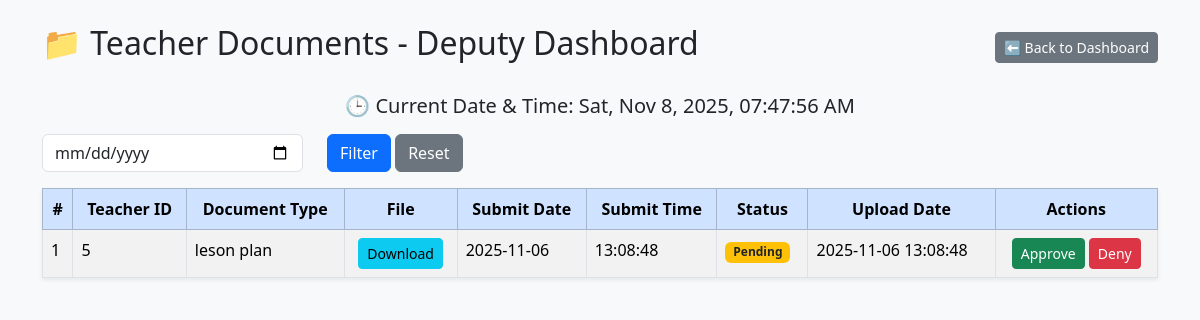
/deputy_documents, run on the app's committed database.
### tables this page shows
CREATE TABLE TeacherDocuments (
                DocumentID INTEGER PRIMARY KEY AUTOINCREMENT,
                TeacherID INTEGER NOT NULL,
                DocumentType TEXT NOT NULL,           -- e.g., 'Lesson Plan', 'Permission Request'
                FilePath TEXT NOT NULL,               -- Path to uploaded file
                SubmitDate TEXT DEFAULT (DATE('now')), -- Auto-filled submit date
                SubmitTime TEXT DEFAULT (TIME('now')), -- Auto-filled submit time
                Status TEXT DEFAULT 'Pending', UploadDate TEXT,         -- Pending / Approved / Denied
                FOREIGN KEY (TeacherID) REFERENCES Teachers(TeacherID)
            );

### app.py (the view)
@app.route('/deputy_documents', methods=['GET', 'POST'])
def deputy_documents():
    filter_date = None
    documents = []
    try:
        if request.method == "POST":
            filter_date = request.form.get("filter_date") or None
        conn = connect_db()
        cursor = conn.cursor()
        if filter_date:
            cursor.execute("""
                SELECT
                    DocumentID, TeacherID, DocumentType, FilePath,
                    SubmitDate, SubmitTime, Status, UploadDate
                FROM TeacherDocuments
                WHERE SubmitDate = ?
                ORDER BY UploadDate DESC
            """, (filter_date,))
        else:
            cursor.execute("""
                SELECT
                    DocumentID, TeacherID, DocumentType, FilePath,
                    SubmitDate, SubmitTime, Status, UploadDate
                FROM TeacherDocuments
                ORDER BY UploadDate DESC
            """)
        documents = cursor.fetchall()
    except sqlite3.Error as e:
        flash(f"Database error: {e}", "danger")
    finally:
        if conn:
            conn.close()
    return render_template(
        "deputy_documents.html",  # Make sure this matches your updated template
        documents=documents,
        filter_date=filter_date
    )

### app.py (called while the page is built)
@app.context_processor
def inject_global_vars():
    return {'now': datetime.now()}

### db_setup.py (called while the page is built)
def connect_db():
    try:
        conn = sqlite3.connect(DB_FILE)
        conn.row_factory = None  # or sqlite3.Row for dict-like access
        return conn
    except sqlite3.Error as e:
        print(f"[ERROR] Database connection failed: {e}")
        return None

### templates/deputy_documents.html (shortened to what this page needs)
<!DOCTYPE html>
<html lang="en">
<head>
    <link rel="stylesheet" href="https://cdn.jsdelivr.net/npm/bootstrap@5.3.2/dist/css/bootstrap.min.css">
</head>
<body class="bg-light">
<div class="container mt-4">
    <div class="d-flex justify-content-between align-items-center mb-4">
        <h2>📁 Teacher Documents - Deputy Dashboard</h2>
        <a href="{{ url_for('deputy_dashboard') }}" class="btn btn-secondary btn-sm">⬅ Back to Dashboard</a>
    </div>
    <div class="mb-3 text-center">
        <h5>🕒 Current Date & Time: <span id="currentTime"></span></h5>
    </div>
    <form method="POST" class="row mb-3">
        <div class="col-md-3">
            <input type="date" name="filter_date" class="form-control" value="{{ filter_date or '' }}">
        </div>
        <div class="col-md-2">
            <button type="submit" class="btn btn-primary">Filter</button>
            <a href="{{ url_for('deputy_documents') }}" class="btn btn-secondary">Reset</a>
        </div>
    </form>
    <div id="documentsTableContainer">
        <table class="table table-bordered table-striped shadow-sm">
            <thead class="table-primary text-center">
                <tr>
                    <th>#</th>
                    <th>Teacher ID</th>
                    <th>Document Type</th>
                    <th>File</th>
                    <th>Submit Date</th>
                    <th>Submit Time</th>
                    <th>Status</th>
                    <th>Upload Date</th>
                    <th>Actions</th>
                </tr>
            </thead>
            <tbody>
            {% for doc in documents %}
                <tr class="document-row" data-upload="{{ doc[7] }}">
                    <td>{{ doc[0] }}</td>
                    <td>{{ doc[1] }}</td>
                    <td>{{ doc[2] }}</td>
                    <td class="text-center">
                        {% if doc[3] %}
                            <a href="{{ url_for('download_file', filename=doc[3]) }}" class="btn btn-info btn-sm">Download</a>
                        {% else %}
                            —
                        {% endif %}
                    </td>
                    <td>{{ doc[4] }}</td>
                    <td>{{ doc[5] }}</td>
                    <td>
                        {% if doc[6] == 'Approved' %}
                            <span class="badge bg-success">{{ doc[6] }}</span>
                        {% elif doc[6] == 'Denied' %}
                            <span class="badge bg-danger">{{ doc[6] }}</span>
                        {% else %}
                            <span class="badge bg-warning text-dark">{{ doc[6] }}</span>
                        {% endif %}
                    </td>
                    <td>{{ doc[7] or '—' }}</td>
                    <td class="text-center">
                        {% if doc[6] == 'Pending' %}
                            <a href="{{ url_for('deputy_approve_doc', document_id=doc[0]) }}" class="btn btn-success btn-sm">Approve</a>
                            <a href="{{ url_for('deputy_deny_doc', document_id=doc[0]) }}" class="btn btn-danger btn-sm">Deny</a>
                        {% else %}
                            <button class="btn btn-secondary btn-sm" disabled>Processed</button>
                        {% endif %}
                    </td>
                </tr>
            {% endfor %}
            </tbody>
        </table>
    </div>
</div>
</body>
</html>

### data on the page
TeacherDocuments: DocumentID "1", TeacherID "5", DocumentType "leson plan", SubmitDate "2025-11-06", SubmitTime "13:08:48", Status "Pending", UploadDate "2025-11-06 13:08:48"
